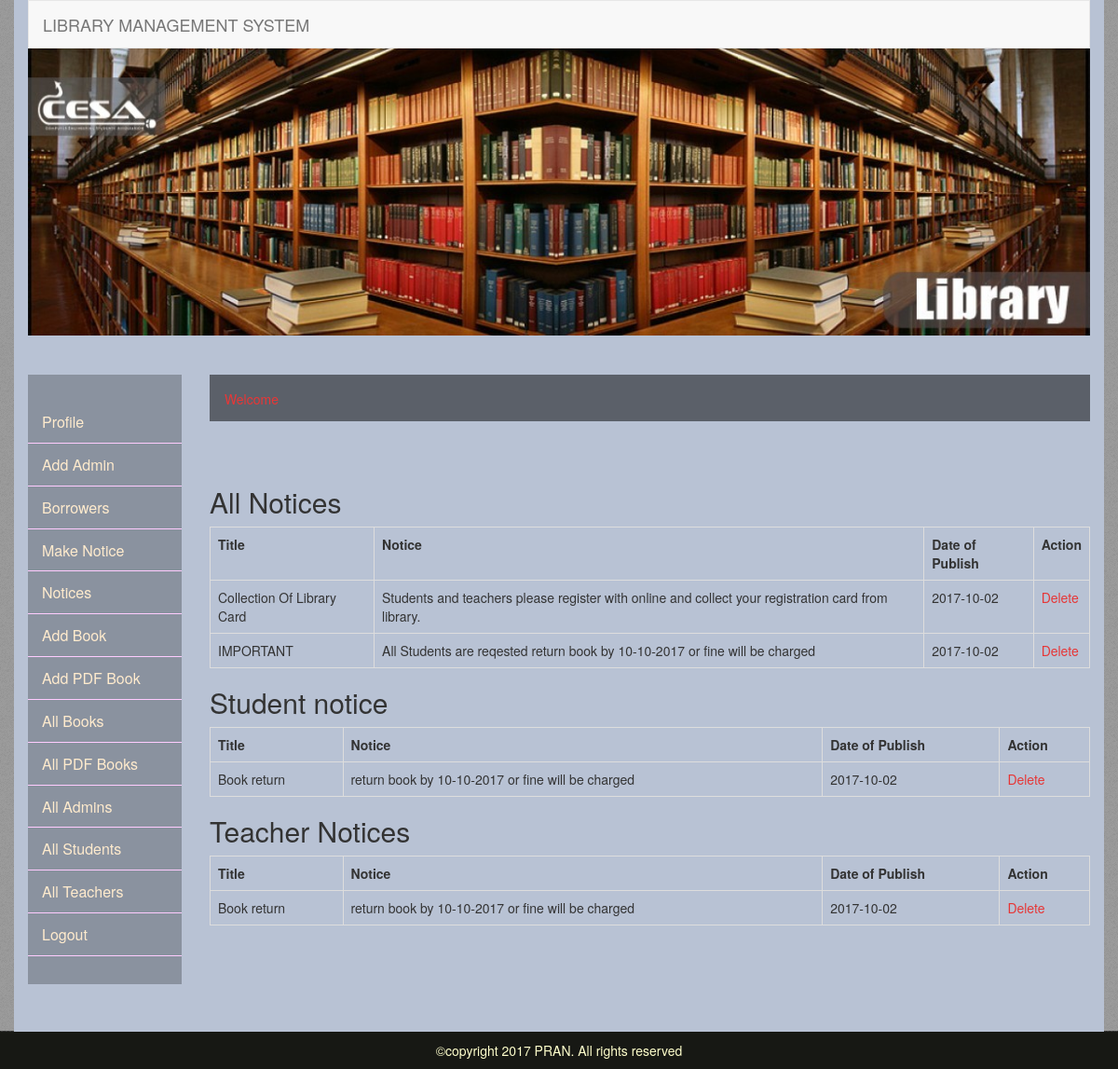
Screenshot of /allnotices.php with the database file from the repository.
### tables this page shows
CREATE TABLE `notice` (
  `id` int(11) NOT NULL,
  `title` varchar(30) NOT NULL,
  `notice` text NOT NULL,
  `date_of_publish` date NOT NULL
);

CREATE TABLE `st_notices` (
  `id` int(11) NOT NULL,
  `title` varchar(50) NOT NULL,
  `date_of_publish` date NOT NULL,
  `notice` text NOT NULL,
  `fine` int(11) NOT NULL,
  `last_date` date NOT NULL
);

CREATE TABLE `te_notice` (
  `id` int(11) NOT NULL,
  `title` varchar(50) NOT NULL,
  `date_of_publish` date NOT NULL,
  `notice` text NOT NULL,
  `fine` int(11) NOT NULL,
  `last_date` date NOT NULL
);

### allnotices.php (the view, shortened to what this page needs)
<?php include('adminheader.php');?>
    <div class="row">
     <?php include('adminmenu.php'); ?>
      <div class="col-md-10">
        <p class="welcome">Welcome &nbsp;&nbsp;<span style="color:#2484A4;"> <?php echo $_SESSION['username']; ?>  </span></p>
<br/>
<br/>
            <h2>All Notices</h2>
            <table class="table table-bordered" cellpadding="2" cellspacing="2" border="2">
              <tr>
                <th>Title</th>
                <th>Notice</th>
                <th>Date of Publish</th>
                <th>Action</th>
              </tr>
              <?php
               require 'newcon.php';
                $data = mysqli_query($link,"SELECT * FROM notice ORDER BY date_of_publish DESC");
               while($row = mysqli_fetch_array($data)) {?>
              <tr>
                <?php $id = $row['id']; ?>
                <td><?php echo  $row['title'];?></td>
                <td><?PHP echo  $row['notice']; ?></td>
                <td><?PHP echo  $row['date_of_publish'];?></td>
                <td>
                  <a href="deletenotice.php?id=<?php echo $id; ?>">Delete</a>
                </td>
              </tr>
              <?php } ?>
            </table>
			<h2>Student notice</h2>
            <table class="table table-bordered" cellpadding="2" cellspacing="2" border="2">
              <tr>
                <th>Title</th>
                <th>Notice</th>
                <th>Date of Publish</th>
                <th>Action</th>
              </tr>
              <?php
               require 'newcon.php';
                $data = mysqli_query($link,"SELECT * FROM st_notices ORDER BY date_of_publish DESC");
               while($row = mysqli_fetch_array($data)) {?>
              <tr>
                <?php $id = $row['id']; ?>
                <td><?php echo  $row['title'];?></td>
                <td><?PHP echo  $row['notice']; ?></td>
                <td><?PHP echo  $row['date_of_publish'];?></td>
                <td>
                  <a href="stdeletenotice.php?id=<?php echo $id; ?>">Delete</a>
                </td>
              </tr>
              <?php } ?>
            </table>
			<h2>Teacher Notices</h2>
            <table class="table table-bordered" cellpadding="2" cellspacing="2" border="2">
              <tr>
                <th>Title</th>
                <th>Notice</th>
                <th>Date of Publish</th>
                <th>Action</th>
              </tr>
              <?php
               require 'newcon.php';
                $data = mysqli_query($link,"SELECT * FROM te_notice ORDER BY date_of_publish DESC");
               while($row = mysqli_fetch_array($data)) {?>
              <tr>
                <?php $id = $row['id']; ?>
                <td><?php echo  $row['title'];?></td>
                <td><?PHP echo  $row['notice']; ?></td>
                <td><?PHP echo  $row['date_of_publish'];?></td>
                <td>
                  <a href="tedeletenotice.php?id=<?php echo $id; ?>">Delete</a>
                </td>
              </tr>
              <?php } ?>
            </table>
      </div>
    </div>
  </div>
 <?php include('footer.php');?>

### css/mystyle.css (style rules this page uses)
a { text-decoration:none; color:#e63636; }
body { background:url(../images/body-bg.png); }
.welcome { height: 50px; background:rgba(0,0,0,0.50);padding: 16px;color: #EA3636; }

### rows the page displays
notice: title "Collection Of Library Card", notice "Students and teachers please register with online and collect your registration card from library.", date_of_publish "2017-10-02"
notice: title "IMPORTANT", notice "All Students are reqested return book by 10-10-2017 or fine will be charged", date_of_publish "2017-10-02"
st_notices: title "Book return", notice "return book by 10-10-2017 or fine will be charged", date_of_publish "2017-10-02"
te_notice: title "Book return", notice "return book by 10-10-2017 or fine will be charged", date_of_publish "2017-10-02"
